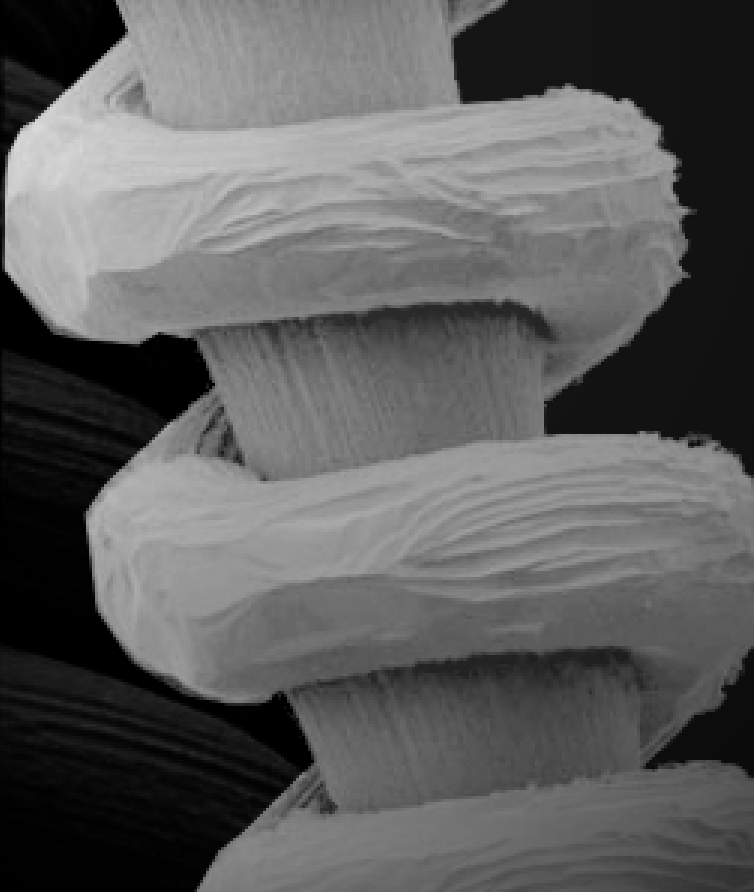
%> input picture 06. Division/tissue.tif, 754 x 892 px
$ octave Division.m   (GNU Octave 9; MATLAB toolbox functions it lacks are replaced by stand-ins)
%> lines starting %> are read from the running program, lines starting %| are printed output that depends on the picture
img = im2double(imread("tissue.tif"));
%> img: size 892x754 double; min 0, max 0.851, mean 0.367
shade = im2double(imread("shading.tif"));
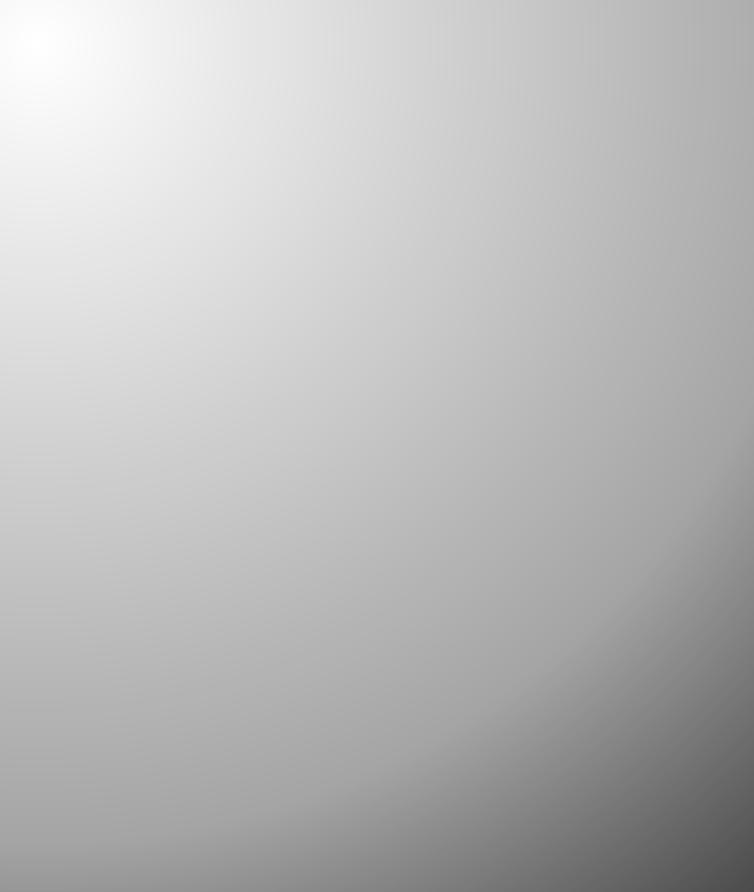
%> input picture 06. Division/shading.tif, 754 x 892 px
%> shade: size 892x754 double; min 0.298, max 1, mean 0.73
new_img = img./shade;
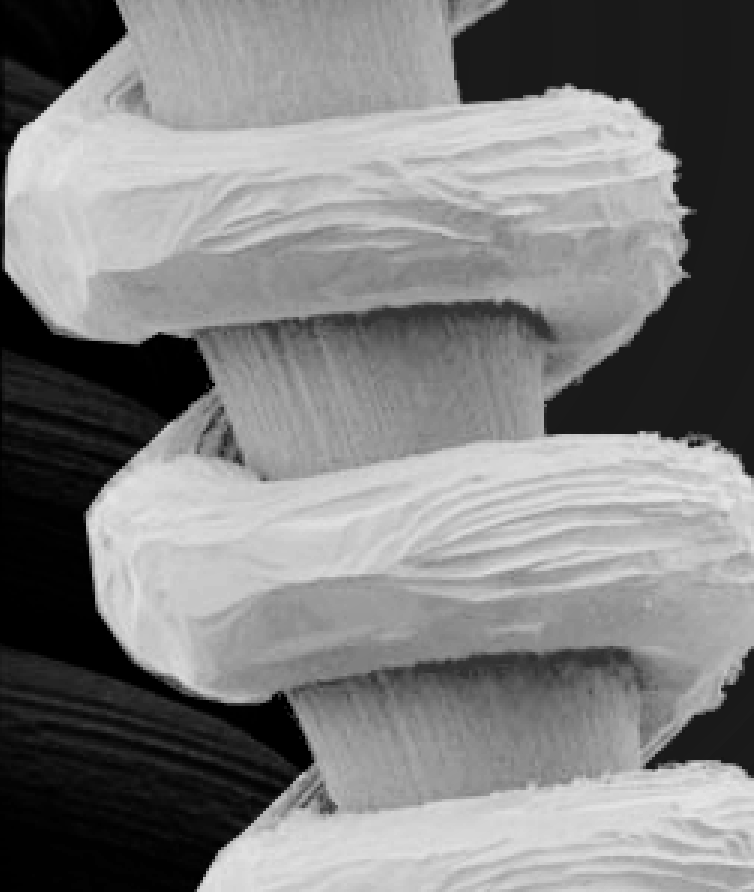
%> new_img: size 892x754 double; min 0, max 0.904, mean 0.503
subplot(131), imshow(img), subplot(132), imshow(shade), subplot(133), imshow(new_img);
